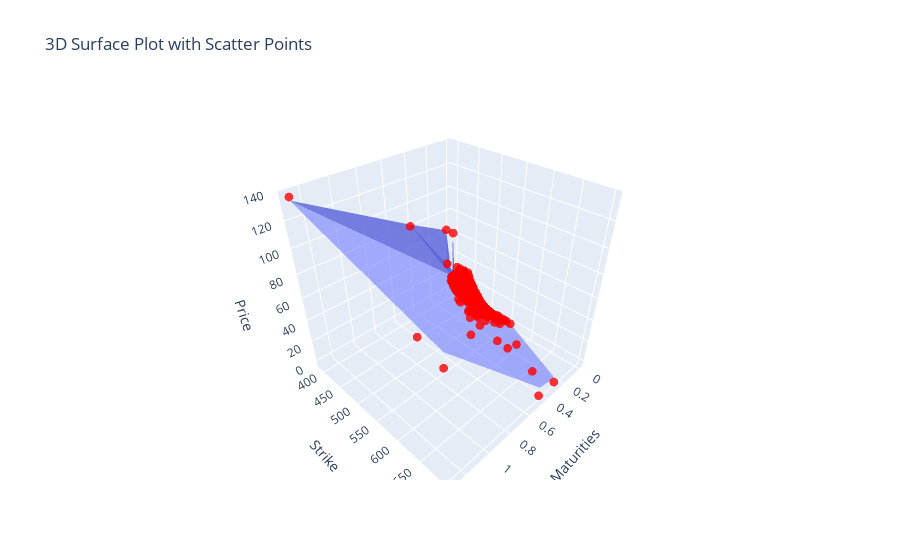

Notebook code for this chart:
### Code cell
# Visualization
fig = go.Figure(data = [go.Mesh3d(z=traded_options['MARKET_PRICE'], x=traded_options['MATURITIES'], y=traded_options['STRIKE'], colorscale='Viridis', opacity=0.55)])

# Add scatter plot
fig.add_trace(go.Scatter3d(z=traded_options['HESTON_PRICE'], x=traded_options['MATURITIES'], y=traded_options['STRIKE'], mode='markers', marker=dict(size=3, color='red', opacity=0.8)))

# Update layout
fig.update_layout(title='3D Surface Plot with Scatter Points', scene=dict(xaxis_title='Maturities', yaxis_title='Strike', zaxis_title='Price'))

# Show the figure
fig.show()

### Figure 1 — Plotly figure (JSON) as saved in the notebook; plotly's stock layout.template omitted (floating-point values rounded to 4 significant figures; data arrays with more than 128 entries replaced by an {"elided": "..."} marker saying what was removed)
{"data": [{"colorscale": [[0, "#440154"], [0.1111, "#482878"], [0.2222, "#3e4989"], [0.3333, "#31688e"], [0.4444, "#26828e"], [0.5556, "#1f9e89"], [0.6667, "#35b779"], [0.7778, "#6ece58"], [0.8889, "#b5de2b"], [1, "#fde725"]], "opacity": 0.55, "type": "mesh3d", "x": {"elided": "701 float values"}, "y": {"elided": "701 float values"}, "z": {"elided": "701 float values"}}, {"marker": {"color": "red", "opacity": 0.8, "size": 3}, "mode": "markers", "type": "scatter3d", "x": {"elided": "701 float values"}, "y": {"elided": "701 float values"}, "z": {"elided": "701 float values"}}], "layout": {"scene": {"xaxis": {"title": {"text": "Maturities"}}, "yaxis": {"title": {"text": "Strike"}}, "zaxis": {"title": {"text": "Price"}}}, "title": {"text": "3D Surface Plot with Scatter Points"}}}
